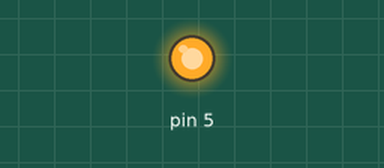
The sketch below on a simulated Arduino Uno, built with avr-gcc and run on an emulated ATmega328P. Parts: output pins drawn as LEDs (lit = HIGH).

Above: at 1.0 s.
At 3.0 s:
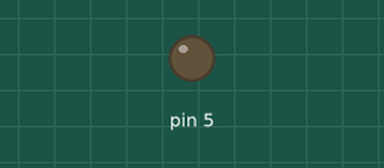
Timing chart, 0 to 5.2 s (numbered marks = the images above):
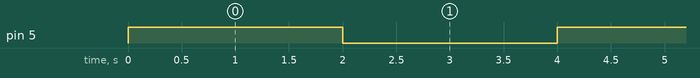

Measured:
- by itself, pin 5: alternates HIGH for 2.0 s and LOW for 2.0 s

The sketch:

relay.ino
```cpp
void setup() {
  pinMode(5,OUTPUT);

}

void loop() {
  digitalWrite(5,HIGH);
  delay(2000);
  digitalWrite(5,LOW);
  delay(2000);
}
```
